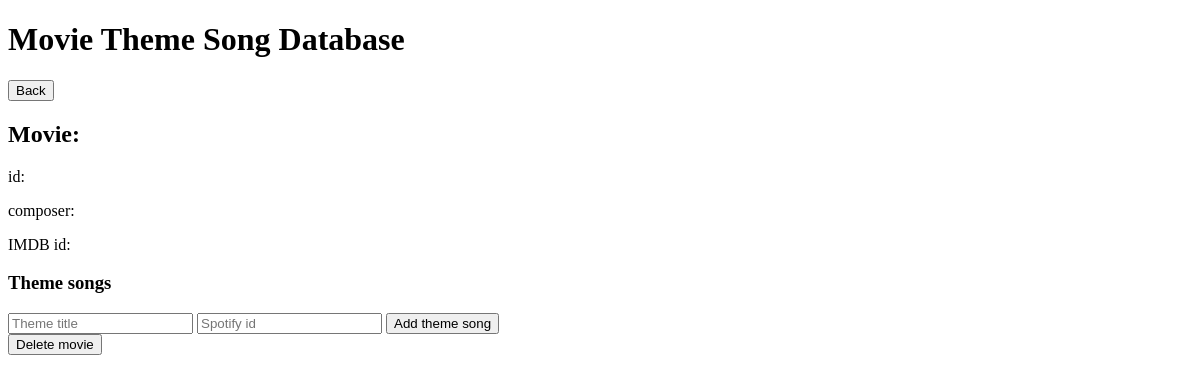
Page /movie/2 on the earlier database version.
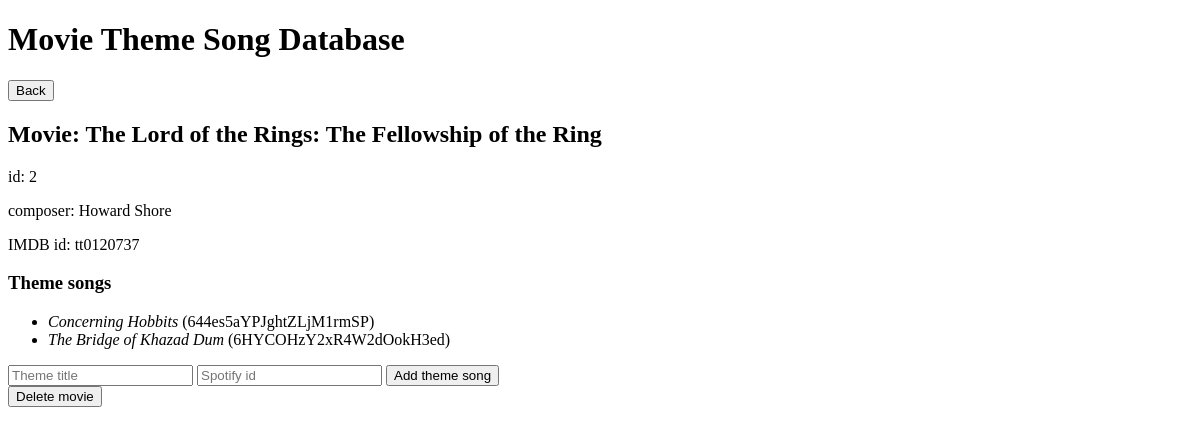
Same page on the later database version.
### models.py (models this page shows, shortened)
class Movie(db.Model):
    id = db.Column(db.Integer, primary_key=True, autoincrement=True)
    title = db.Column(db.String(200), nullable=False)
    composer = db.Column(db.String(200), nullable=False)
    imdb = db.Column(db.String(9), nullable=False)

class Theme(db.Model):
    id = db.Column(db.Integer, primary_key=True, autoincrement=True)
    title = db.Column(db.String(200), nullable=False)
    spotify = db.Column(db.String(22), nullable=False)
    movie = db.Column(db.Integer, db.ForeignKey('movie.id'), nullable=False)

### app.py (the view)
@app.route("/movie/<int:id>")
def movie(id):
    movie = Movie.query.get(id)
    themes = Theme.query.filter_by(movie=id)
    return render_template("movie.html", movie=movie, themes=themes)

### templates/movie.html
{% extends "layout.html" %}
{% block body %}
	<h1>Movie Theme Song Database</h1>
	<form action="/" method="get">
		<input type="submit" value="Back">
	</form>
	<h2>Movie: {{ movie.title }}</h2>
	<p>id: {{ movie.id }}</p>
	<p>composer: {{ movie.composer }}</p>
	<p>IMDB id: {{movie.imdb }}</p>
	<h3>Theme songs</h3>
	<ul>
		{% for theme in themes %}
		<li><i>{{theme.title}}</i> ({{theme.spotify}})</li>
		{% endfor %}
	</ul>
	<form action="/theme/add/{{movie.id}}" method="post">
		<input name="title" placeholder="Theme title" type="text">
		<input name="spotify" placeholder="Spotify id" type="text">
		<input type="submit" value="Add theme song">
	</form>
	<form action="/delete/{{movie.id}}" method="post">
		<input type="submit" value="Delete movie">
	</form>
{% endblock %}

### templates/layout.html (shortened to what this page needs)
<!DOCTYPE html>
<html>
	<head>
	</head>
	<body>
		{% block body %}{% endblock %}
	</body>
</html>

Differences in the rows shown:
added Movie: title "The Lord of the Rings: The Fellowship of the Ring", id "2", composer "Howard Shore", imdb "tt0120737"
added Theme: title "Concerning Hobbits", spotify "644es5aYPJghtZLjM1rmSP"
added Theme: title "The Bridge of Khazad Dum", spotify "6HYCOHzY2xR4W2dOokH3ed"
